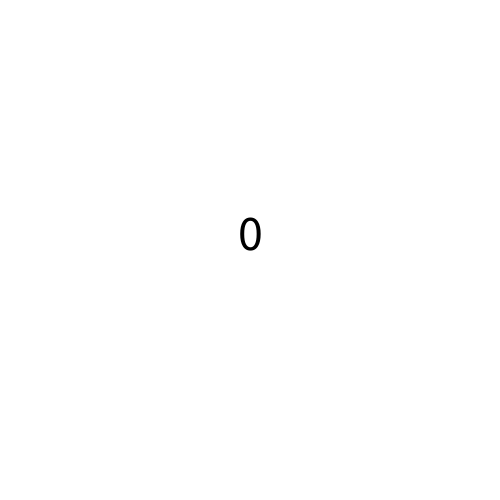
Frame 1 (no input)
Frame 60 (the mouse pressed at the canvas centre just before this capture): identical to frame 1, image omitted
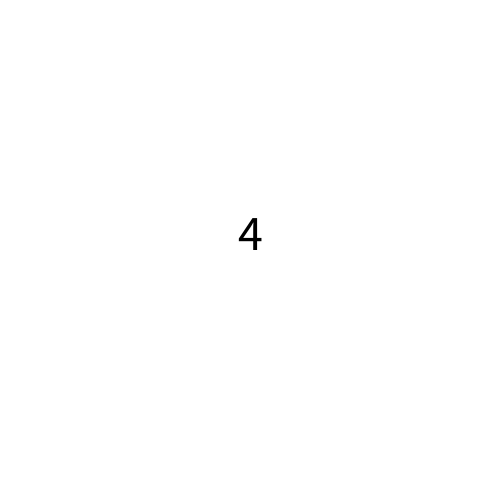
Frame 120 (the mouse held since frame 60 and released just before this capture)

The Processing sketch that drew these frames (run headless with seeded random() and noise(); from frame 60 on, the mouse is pressed at the canvas centre):

// Processing sketch: GameOfPoints2
// ── GameOfPoints2.pde
/* Fix me, using functions!
   Goucher - Digital Media Programming
   Ben Taylor
*/

int points = 0;
int timer = 0;

void setup() {
   size(500,500);
   textAlign(CENTER);
   textSize(50);
   background(255,0,0);
}

void draw() {
  
  if (timer < 300) {
     background(255,255,255);
  } else {
     background(0,255,0);
  }
 
  fill(0);
  text(points,width/2,height/2);
  
  timer++;
}



/************ 
*   MOUSE   *
************/

void mousePressed() {
  pointsUp(4);
  
}

void mouseMoved() {
  pointsUp(8);
}

void mouseReleased() {
  pointsUp(12); 
}

// Nice mouse extras!

void mouseDragged() {
  pointsUp(2);
}

void mouseWheel() {
 pointsUp(4);
}

/*********** 
*   KEYS   *
***********/

void keyPressed() {
  pointsUp(2);
  }
  
  void pointsUp(int increase){
   if (timer < 300) {
    points = points + increase;
  }
}
